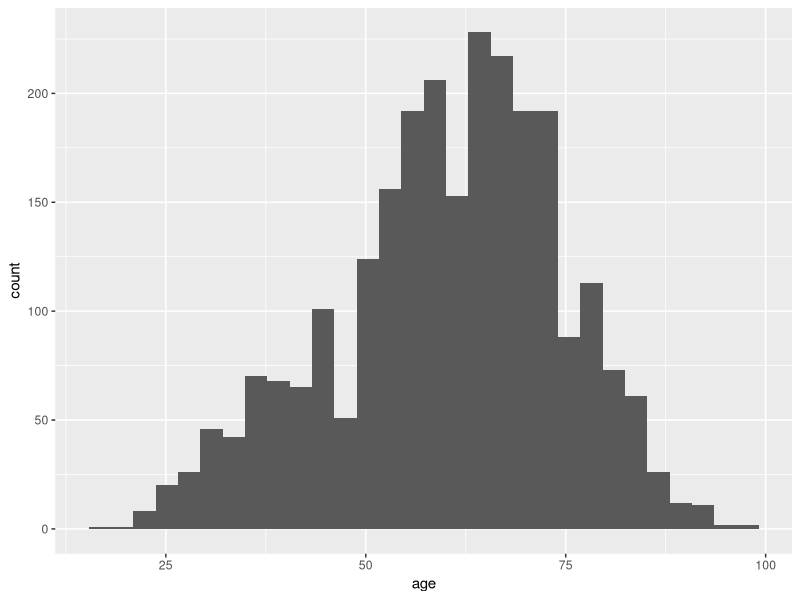
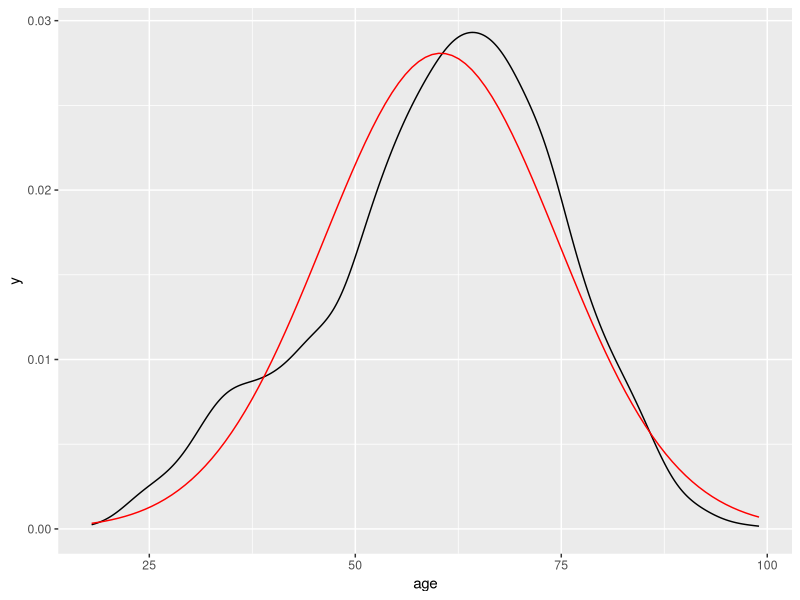

Generate these figures, in order, with R: (Note: this script raises an error after producing the figures.)
## ---- chunk 1
ds <- read.csv("Class Data Set.csv")
## ---- chunk 2
library(ggplot2)
ggplot(ds, aes(age)) +
  geom_histogram() 
## ---- chunk 3
ggplot(ds, aes(age)) +
  geom_density() +
   stat_function(fun = dnorm, args = list(mean = mean(ds$age, na.rm = T), 
                                            sd = sd(ds$age, na.rm = T)), color = "red") 
## ---- chunk 4
knitr::include_graphics("freq-ideo.png")
## ---- chunk 5
# frequency counts for each level
table(ds$ideol)

# To view percentages
library(dplyr)
table(ds$ideol) %>% prop.table()

# multiply the numbers by 100 
table(ds$ideol) %>% prop.table() * 100 
## ---- chunk 6
mean(ds$ideol, na.rm=TRUE)
mean(ds$age, na.rm=TRUE)
mean(ds$glbcc_risk, na.rm=TRUE)
## ---- chunk 7
sd(ds$ideol, na.rm=TRUE)
sd(ds$age, na.rm=TRUE)
sd(ds$glbcc_risk, na.rm=TRUE)
## ---- chunk 8
knitr::include_graphics("distroshapes.pdf")
## ---- chunk 9
ggplot(ds, aes("", glbcc_risk)) +
  geom_boxplot()
## ---- chunk 10
ggplot(ds, aes(sample = glbcc_risk)) +
  stat_qq()
## ---- chunk 11
summary(ds$ideol, na.rm=TRUE)
summary(ds$age, na.rm=TRUE)
summary(ds$glbcc_risk, na.rm=TRUE)
## ---- chunk 12
library(psych)
describe(ds$ideol)
